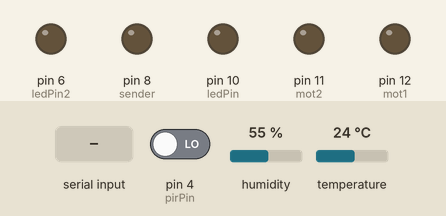
This sketch was run on a simulated Arduino Uno, built with avr-gcc and run on an emulated ATmega328P. On the bench: output pins drawn as LEDs (lit = HIGH). Inputs (shaded band) come from the test bench; at power-on: pin 4 (pirPin) LOW, humidity 55 %, temperature 24 °C. What the sketch prints to the serial monitor is not drawn.

Above: at 1.2 s.
1.3 s: "10\n" received over the second serial link
At 2.5 s:
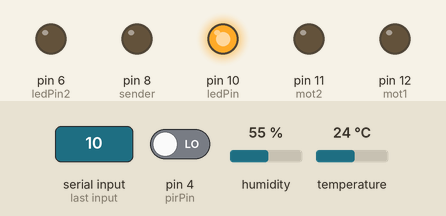
2.8 s: "90,45\n" received over the second serial link
At 3.5 s:
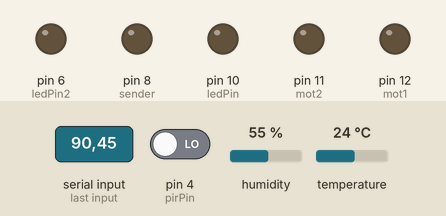
Timing chart, 0 to 5.8 s (numbered marks = the images above; inputs shaded):
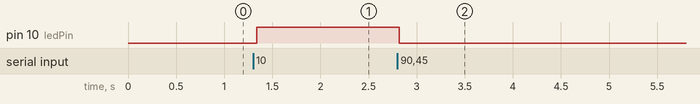

The sketch:

Arduino_2.ino
```cpp
#include <DHT.h>
#include <SoftwareSerial.h>
SoftwareSerial ArduinoUno(3,2);

//defining of Pin
#define DHTPIN 7
#define DHTTYPE DHT11
#define mot1 12
#define mot2 11
#define ledPin 10
#define ledPin2 6
#define pirPin 4
#define sender 8

//flag
int flag = 0;

//dht Intialize
DHT dht(DHTPIN, DHTTYPE);

void setup() {
 pinMode(mot1,OUTPUT);
 pinMode(mot2,OUTPUT);
 pinMode(ledPin,OUTPUT);
 pinMode(ledPin2,OUTPUT);
 pinMode(pirPin,INPUT);

 pinMode(sender,OUTPUT);
 digitalWrite(ledPin2,LOW);
 digitalWrite(mot2,LOW);
 Serial.begin(9600);
 ArduinoUno.begin(4800);
 dht.begin();
}
void automation()
{
    float valTemp = dht.readTemperature();
    Serial.println(valTemp);
    if(valTemp > 25)
    {
      digitalWrite(mot1,HIGH);
      Serial.println("Fan is Working");
    }
    int ldrValue = analogRead(A0);
    int ledGlow = 1024 - ldrValue;
    if(ldrValue > 700)
    {
      ledGlow = 0;
    }
    analogWrite(ledPin,ledGlow);
    Serial.println(ldrValue);
    Serial.println("Led working");
}

void pirState()
{
  int out_pir = digitalRead(pirPin);
  Serial.print("valu of o is ");
  Serial.println(out_pir);
  if(out_pir == 1)
    {
		Serial.println(1);
    }

}

void loop() {
  //automation();
  Serial.println("Intialized");
while(ArduinoUno.available()>0){
  float val = ArduinoUno.parseFloat();
  if(ArduinoUno.read()== '\n'){
    Serial.println(val);
    if(val == 10)
  {
    automation();
    Serial.println("Lights on");
  }
  else{
    digitalWrite(mot1,LOW);
    analogWrite(ledPin,0);
    pirState();
    Serial.println("Pir");
  }
  }
}
}
```

Measured:
- after the input at 1.3 s, pin 10 (ledPin): LOW → HIGH at once
- after the input at 2.8 s, pin 10 (ledPin): HIGH → LOW at once
